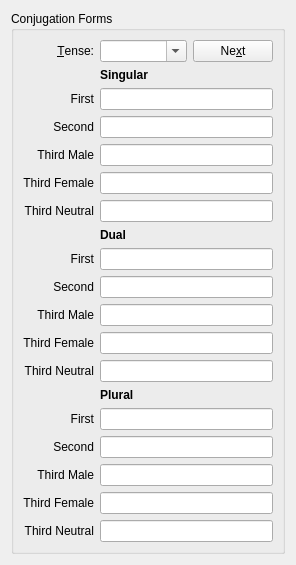
<?xml version="1.0" encoding="UTF-8"?>
<ui version="4.0">
 <class>ConjugationWidget</class>
 <widget class="QWidget" name="ConjugationWidget">
  <property name="geometry">
   <rect>
    <x>0</x>
    <y>0</y>
    <width>296</width>
    <height>535</height>
   </rect>
  </property>
  <property name="sizePolicy">
   <sizepolicy hsizetype="Preferred" vsizetype="Preferred">
    <horstretch>0</horstretch>
    <verstretch>0</verstretch>
   </sizepolicy>
  </property>
  <property name="minimumSize">
   <size>
    <width>0</width>
    <height>0</height>
   </size>
  </property>
  <property name="windowTitle">
   <string>-</string>
  </property>
  <layout class="QVBoxLayout" name="verticalLayout">
   <item>
    <widget class="QGroupBox" name="layout">
     <property name="title">
      <string>Conjugation Forms</string>
     </property>
     <layout class="QGridLayout" name="gridLayout">
      <item row="2" column="0">
       <widget class="QLabel" name="singularFirstPersonLabel">
        <property name="text">
         <string>First</string>
        </property>
        <property name="alignment">
         <set>Qt::AlignRight|Qt::AlignTrailing|Qt::AlignVCenter</set>
        </property>
        <property name="buddy">
         <cstring>singularFirstPersonLineEdit</cstring>
        </property>
       </widget>
      </item>
      <item row="2" column="1" colspan="2">
       <widget class="KLineEdit" name="singularFirstPersonLineEdit">
        <property name="sizePolicy">
         <sizepolicy hsizetype="Expanding" vsizetype="Preferred">
          <horstretch>0</horstretch>
          <verstretch>0</verstretch>
         </sizepolicy>
        </property>
       </widget>
      </item>
      <item row="3" column="0">
       <widget class="QLabel" name="singularSecondPersonLabel">
        <property name="text">
         <string>Second</string>
        </property>
        <property name="alignment">
         <set>Qt::AlignRight|Qt::AlignTrailing|Qt::AlignVCenter</set>
        </property>
        <property name="buddy">
         <cstring>singularSecondPersonLineEdit</cstring>
        </property>
       </widget>
      </item>
      <item row="3" column="1" colspan="2">
       <widget class="KLineEdit" name="singularSecondPersonLineEdit">
        <property name="sizePolicy">
         <sizepolicy hsizetype="Expanding" vsizetype="Preferred">
          <horstretch>0</horstretch>
          <verstretch>0</verstretch>
         </sizepolicy>
        </property>
       </widget>
      </item>
      <item row="4" column="0">
       <widget class="QLabel" name="singularThirdMalePersonLabel">
        <property name="text">
         <string>Third Male</string>
        </property>
        <property name="alignment">
         <set>Qt::AlignRight|Qt::AlignTrailing|Qt::AlignVCenter</set>
        </property>
        <property name="buddy">
         <cstring>singularThirdMalePersonLineEdit</cstring>
        </property>
       </widget>
      </item>
      <item row="4" column="1" colspan="2">
       <widget class="KLineEdit" name="singularThirdMalePersonLineEdit"/>
      </item>
      <item row="5" column="0">
       <widget class="QLabel" name="singularThirdFemalePersonLabel">
        <property name="text">
         <string>Third Female</string>
        </property>
        <property name="alignment">
         <set>Qt::AlignRight|Qt::AlignTrailing|Qt::AlignVCenter</set>
        </property>
        <property name="buddy">
         <cstring>singularThirdFemalePersonLineEdit</cstring>
        </property>
       </widget>
      </item>
      <item row="5" column="1" colspan="2">
       <widget class="KLineEdit" name="singularThirdFemalePersonLineEdit"/>
      </item>
      <item row="6" column="0">
       <widget class="QLabel" name="singularThirdNeutralPersonLabel">
        <property name="text">
         <string>Third Neutral</string>
        </property>
        <property name="alignment">
         <set>Qt::AlignRight|Qt::AlignTrailing|Qt::AlignVCenter</set>
        </property>
        <property name="buddy">
         <cstring>singularThirdNeutralPersonLineEdit</cstring>
        </property>
       </widget>
      </item>
      <item row="6" column="1" colspan="2">
       <widget class="KLineEdit" name="singularThirdNeutralPersonLineEdit"/>
      </item>
      <item row="9" column="0">
       <widget class="QLabel" name="dualFirstPersonLabel">
        <property name="text">
         <string>First</string>
        </property>
        <property name="alignment">
         <set>Qt::AlignRight|Qt::AlignTrailing|Qt::AlignVCenter</set>
        </property>
        <property name="buddy">
         <cstring>dualFirstPersonLineEdit</cstring>
        </property>
       </widget>
      </item>
      <item row="9" column="1" colspan="2">
       <widget class="KLineEdit" name="dualFirstPersonLineEdit"/>
      </item>
      <item row="10" column="0">
       <widget class="QLabel" name="dualSecondPersonLabel">
        <property name="text">
         <string>Second</string>
        </property>
        <property name="alignment">
         <set>Qt::AlignRight|Qt::AlignTrailing|Qt::AlignVCenter</set>
        </property>
        <property name="buddy">
         <cstring>dualSecondPersonLineEdit</cstring>
        </property>
       </widget>
      </item>
      <item row="10" column="1" colspan="2">
       <widget class="KLineEdit" name="dualSecondPersonLineEdit"/>
      </item>
      <item row="11" column="0">
       <widget class="QLabel" name="dualThirdMalePersonLabel">
        <property name="text">
         <string>Third Male</string>
        </property>
        <property name="alignment">
         <set>Qt::AlignRight|Qt::AlignTrailing|Qt::AlignVCenter</set>
        </property>
        <property name="buddy">
         <cstring>dualThirdMalePersonLineEdit</cstring>
        </property>
       </widget>
      </item>
      <item row="12" column="0">
       <widget class="QLabel" name="dualThirdFemalePersonLabel">
        <property name="text">
         <string>Third Female</string>
        </property>
        <property name="alignment">
         <set>Qt::AlignRight|Qt::AlignTrailing|Qt::AlignVCenter</set>
        </property>
        <property name="buddy">
         <cstring>dualThirdFemalePersonLineEdit</cstring>
        </property>
       </widget>
      </item>
      <item row="12" column="1" colspan="2">
       <widget class="KLineEdit" name="dualThirdFemalePersonLineEdit"/>
      </item>
      <item row="13" column="0">
       <widget class="QLabel" name="dualThirdNeutralPersonLabel">
        <property name="text">
         <string>Third Neutral</string>
        </property>
        <property name="alignment">
         <set>Qt::AlignRight|Qt::AlignTrailing|Qt::AlignVCenter</set>
        </property>
        <property name="buddy">
         <cstring>dualThirdNeutralPersonLineEdit</cstring>
        </property>
       </widget>
      </item>
      <item row="13" column="1" colspan="2">
       <widget class="KLineEdit" name="dualThirdNeutralPersonLineEdit"/>
      </item>
      <item row="15" column="0">
       <widget class="QLabel" name="pluralFirstPersonLabel">
        <property name="text">
         <string>First</string>
        </property>
        <property name="alignment">
         <set>Qt::AlignRight|Qt::AlignTrailing|Qt::AlignVCenter</set>
        </property>
        <property name="buddy">
         <cstring>pluralFirstPersonLineEdit</cstring>
        </property>
       </widget>
      </item>
      <item row="15" column="1" colspan="2">
       <widget class="KLineEdit" name="pluralFirstPersonLineEdit"/>
      </item>
      <item row="16" column="0">
       <widget class="QLabel" name="pluralSecondPersonLabel">
        <property name="text">
         <string>Second</string>
        </property>
        <property name="alignment">
         <set>Qt::AlignRight|Qt::AlignTrailing|Qt::AlignVCenter</set>
        </property>
        <property name="buddy">
         <cstring>pluralSecondPersonLineEdit</cstring>
        </property>
       </widget>
      </item>
      <item row="16" column="1" colspan="2">
       <widget class="KLineEdit" name="pluralSecondPersonLineEdit"/>
      </item>
      <item row="17" column="0">
       <widget class="QLabel" name="pluralThirdMalePersonLabel">
        <property name="text">
         <string>Third Male</string>
        </property>
        <property name="alignment">
         <set>Qt::AlignRight|Qt::AlignTrailing|Qt::AlignVCenter</set>
        </property>
        <property name="buddy">
         <cstring>pluralThirdMalePersonLineEdit</cstring>
        </property>
       </widget>
      </item>
      <item row="11" column="1" colspan="2">
       <widget class="KLineEdit" name="dualThirdMalePersonLineEdit"/>
      </item>
      <item row="17" column="1" colspan="2">
       <widget class="KLineEdit" name="pluralThirdMalePersonLineEdit"/>
      </item>
      <item row="18" column="0">
       <widget class="QLabel" name="pluralThirdFemalePersonLabel">
        <property name="text">
         <string>Third Female</string>
        </property>
        <property name="alignment">
         <set>Qt::AlignRight|Qt::AlignTrailing|Qt::AlignVCenter</set>
        </property>
        <property name="buddy">
         <cstring>pluralThirdFemalePersonLineEdit</cstring>
        </property>
       </widget>
      </item>
      <item row="18" column="1" colspan="2">
       <widget class="KLineEdit" name="pluralThirdFemalePersonLineEdit"/>
      </item>
      <item row="19" column="1" colspan="2">
       <widget class="KLineEdit" name="pluralThirdNeutralPersonLineEdit"/>
      </item>
      <item row="19" column="0">
       <widget class="QLabel" name="pluralThirdNeutralPersonLabel">
        <property name="text">
         <string>Third Neutral</string>
        </property>
        <property name="alignment">
         <set>Qt::AlignRight|Qt::AlignTrailing|Qt::AlignVCenter</set>
        </property>
        <property name="buddy">
         <cstring>pluralThirdNeutralPersonLineEdit</cstring>
        </property>
       </widget>
      </item>
      <item row="0" column="1">
       <widget class="KComboBox" name="tenseComboBox">
        <property name="sizePolicy">
         <sizepolicy hsizetype="Expanding" vsizetype="Fixed">
          <horstretch>0</horstretch>
          <verstretch>0</verstretch>
         </sizepolicy>
        </property>
        <property name="editable">
         <bool>true</bool>
        </property>
        <property name="currentIndex">
         <number>-1</number>
        </property>
        <property name="maxVisibleItems">
         <number>20</number>
        </property>
       </widget>
      </item>
      <item row="0" column="2">
       <widget class="QPushButton" name="nextTenseButton">
        <property name="sizePolicy">
         <sizepolicy hsizetype="Preferred" vsizetype="Minimum">
          <horstretch>0</horstretch>
          <verstretch>0</verstretch>
         </sizepolicy>
        </property>
        <property name="text">
         <string>Ne&amp;xt</string>
        </property>
       </widget>
      </item>
      <item row="0" column="0">
       <widget class="QLabel" name="tenselabel">
        <property name="sizePolicy">
         <sizepolicy hsizetype="Preferred" vsizetype="Preferred">
          <horstretch>0</horstretch>
          <verstretch>0</verstretch>
         </sizepolicy>
        </property>
        <property name="text">
         <string>&amp;Tense:</string>
        </property>
        <property name="alignment">
         <set>Qt::AlignRight|Qt::AlignTrailing|Qt::AlignVCenter</set>
        </property>
        <property name="buddy">
         <cstring>tenseComboBox</cstring>
        </property>
       </widget>
      </item>
      <item row="1" column="1">
       <widget class="QLabel" name="singularLabel">
        <property name="font">
         <font>
          <weight>75</weight>
          <bold>true</bold>
         </font>
        </property>
        <property name="text">
         <string>Singular</string>
        </property>
        <property name="alignment">
         <set>Qt::AlignLeading|Qt::AlignLeft|Qt::AlignVCenter</set>
        </property>
        <property name="buddy">
         <cstring>singularFirstPersonLineEdit</cstring>
        </property>
       </widget>
      </item>
      <item row="7" column="1">
       <widget class="QLabel" name="dualLabel">
        <property name="font">
         <font>
          <weight>75</weight>
          <bold>true</bold>
         </font>
        </property>
        <property name="text">
         <string>Dual</string>
        </property>
        <property name="alignment">
         <set>Qt::AlignLeading|Qt::AlignLeft|Qt::AlignVCenter</set>
        </property>
        <property name="buddy">
         <cstring>dualFirstPersonLineEdit</cstring>
        </property>
       </widget>
      </item>
      <item row="14" column="1">
       <widget class="QLabel" name="pluralLabel">
        <property name="font">
         <font>
          <weight>75</weight>
          <bold>true</bold>
         </font>
        </property>
        <property name="text">
         <string>Plural</string>
        </property>
        <property name="alignment">
         <set>Qt::AlignLeading|Qt::AlignLeft|Qt::AlignVCenter</set>
        </property>
        <property name="buddy">
         <cstring>pluralFirstPersonLineEdit</cstring>
        </property>
       </widget>
      </item>
     </layout>
    </widget>
   </item>
   <item>
    <spacer name="verticalSpacer">
     <property name="orientation">
      <enum>Qt::Vertical</enum>
     </property>
     <property name="sizeHint" stdset="0">
      <size>
       <width>20</width>
       <height>0</height>
      </size>
     </property>
    </spacer>
   </item>
  </layout>
 </widget>
 <customwidgets>
  <customwidget>
   <class>KComboBox</class>
   <extends>QComboBox</extends>
   <header>kcombobox.h</header>
  </customwidget>
  <customwidget>
   <class>KLineEdit</class>
   <extends>QLineEdit</extends>
   <header>klineedit.h</header>
  </customwidget>
 </customwidgets>
 <resources/>
 <connections/>
</ui>
